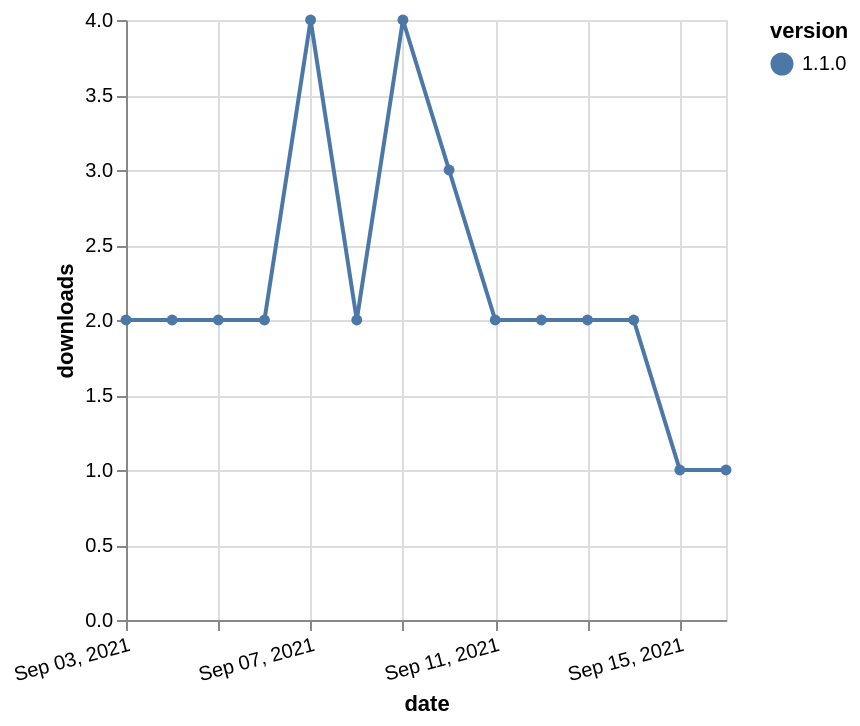

Vega-Lite specification for this chart:
### Vega-Lite specification from a JSON file in a GitHub repository (floating-point values rounded to 4 significant figures)
{"$schema": "https://vega.github.io/schema/vega-lite/v5.json", "description": "A simple bar chart with embedded data.", "data": {"values": [{"date": "2021-09-03", "total": 2092, "delta": 2, "version": "1.1.0"}, {"date": "2021-09-04", "total": 2094, "delta": 2, "version": "1.1.0"}, {"date": "2021-09-05", "total": 2096, "delta": 2, "version": "1.1.0"}, {"date": "2021-09-06", "total": 2098, "delta": 2, "version": "1.1.0"}, {"date": "2021-09-07", "total": 2102, "delta": 4, "version": "1.1.0"}, {"date": "2021-09-08", "total": 2104, "delta": 2, "version": "1.1.0"}, {"date": "2021-09-09", "total": 2108, "delta": 4, "version": "1.1.0"}, {"date": "2021-09-10", "total": 2111, "delta": 3, "version": "1.1.0"}, {"date": "2021-09-11", "total": 2113, "delta": 2, "version": "1.1.0"}, {"date": "2021-09-12", "total": 2115, "delta": 2, "version": "1.1.0"}, {"date": "2021-09-13", "total": 2117, "delta": 2, "version": "1.1.0"}, {"date": "2021-09-14", "total": 2119, "delta": 2, "version": "1.1.0"}, {"date": "2021-09-15", "total": 2120, "delta": 1, "version": "1.1.0"}, {"date": "2021-09-16", "total": 2121, "delta": 1, "version": "1.1.0"}]}, "width": "container", "mark": {"type": "line", "point": {"filled": true}}, "encoding": {"x": {"field": "date", "type": "temporal", "timeUnit": "yearmonthdate", "title": "date", "axis": {"labelAngle": -15}}, "y": {"field": "delta", "type": "quantitative", "title": "downloads"}, "color": {"field": "version", "type": "nominal"}, "tooltip": {"field": "delta"}}}
